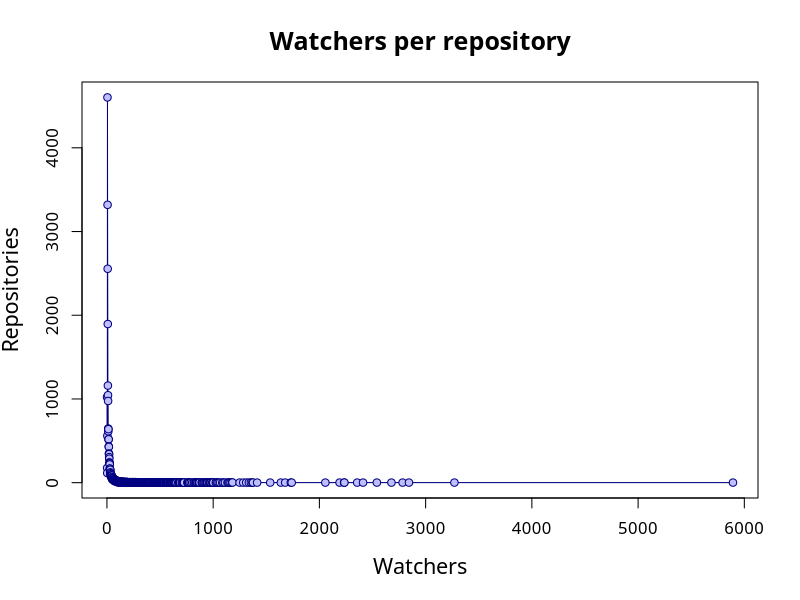
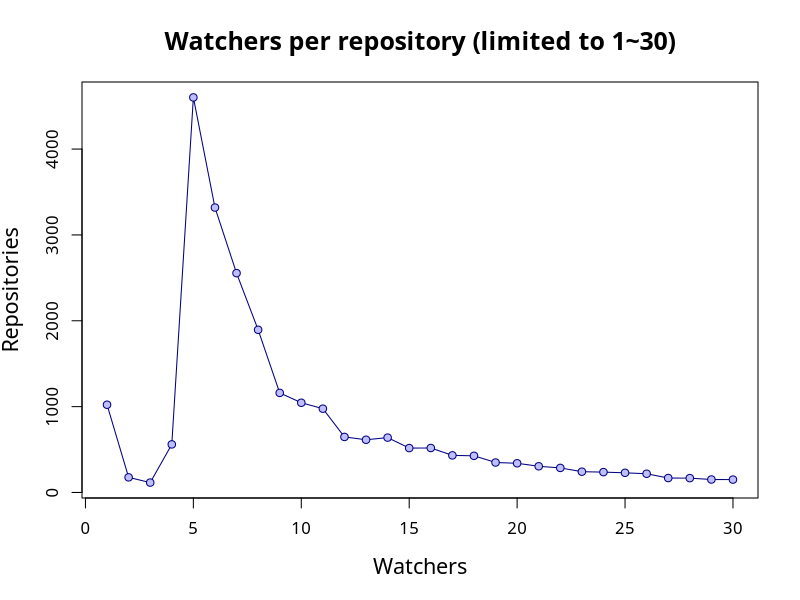
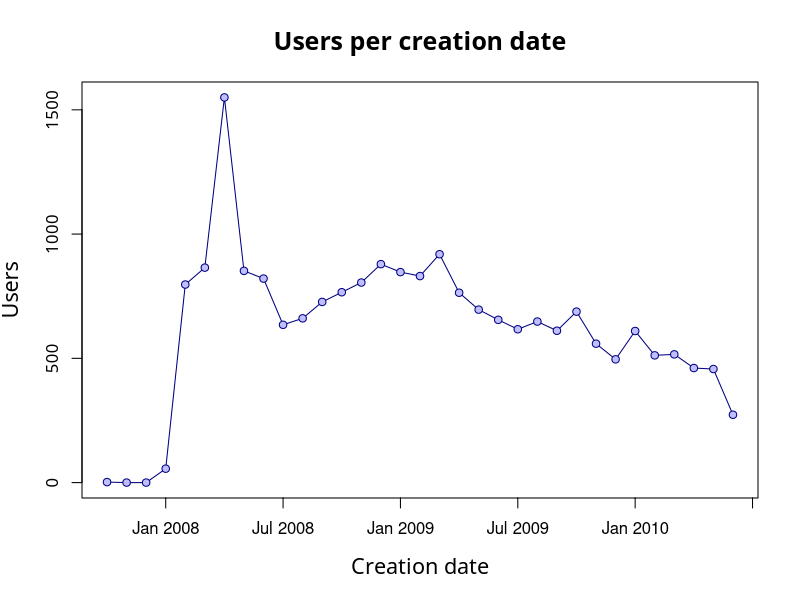

The R source for these figures, in order:
# Plot watchers per repository as PNG graph

watchers_per_repo <- read.csv("watchers_per_repo.csv")

png(file="watchers_per_repo.png", bg="white",width=600,height=450)
plot(watchers_per_repo, xlab="Watchers", ylab="Repositories", main="Watchers per repository", bg=rgb(0.75,0.75,1), col=rgb(0,0,0.5), cex.main=1.5, cex.lab=1.3, pch=21, type="o",family="AvenirLTStd-Book")
dev.off()

# Also plot a detail limited to 1~30 watchers
png(file="watchers_per_repo_detail.png", bg="white",width=600,height=450)
plot(watchers_per_repo[1:30,], xlab="Watchers", ylab="Repositories", main="Watchers per repository (limited to 1~30)", bg=rgb(0.75,0.75,1), col=rgb(0,0,0.5), cex.main=1.5, cex.lab=1.3, pch=21, type="o",family="AvenirLTStd-Book")
dev.off()

# Plot watchers per creation date as PNG graph

users_per_date <- read.csv("users_per_date.csv")

png(file="users_per_date.png", bg="white",width=600,height=450)
plot(users_per_date[,2], xlab="Creation date", ylab="Users", main="Users per creation date", bg=rgb(0.75,0.75,1), col=rgb(0,0,0.5), cex.main=1.5, cex.lab=1.3, pch=21, type="o",family="AvenirLTStd-Book",xaxt="n")
axis(1,  4, users_per_date[,1][4])
axis(1, 10, users_per_date[,1][10])
axis(1, 16, users_per_date[,1][16])
axis(1, 22, users_per_date[,1][22])
axis(1, 28, users_per_date[,1][28])
axis(1, 34, users_per_date[,1][34])
dev.off()